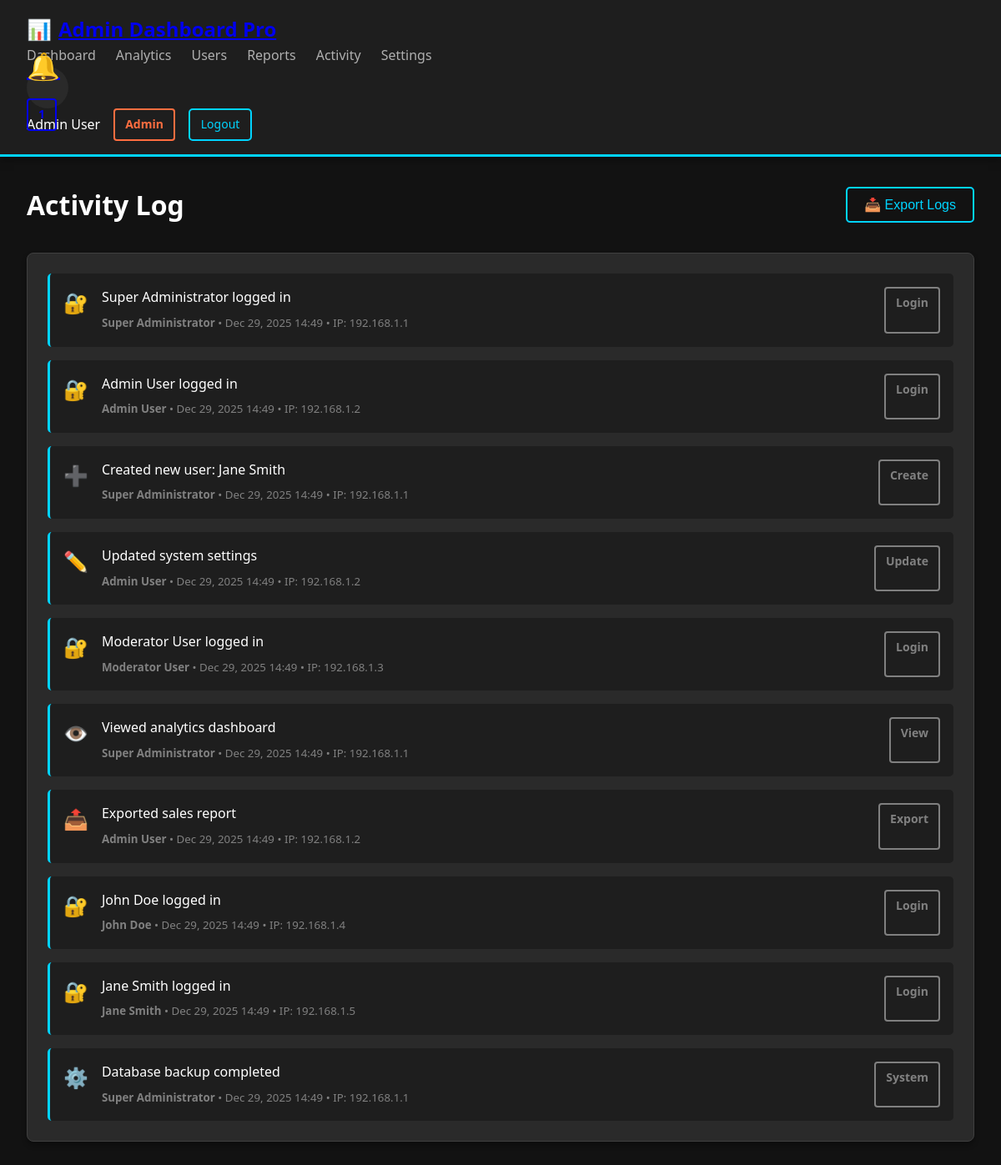
/activity.php (signed in), run on an earlier commit of the app's database.
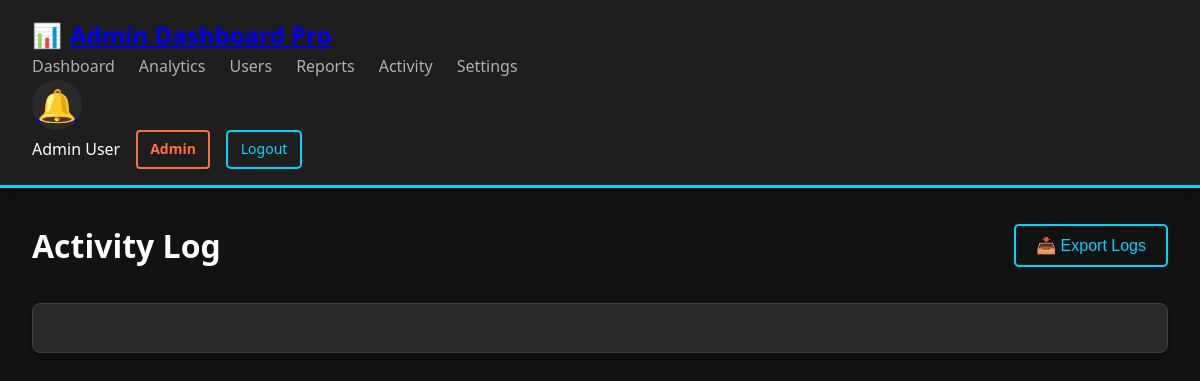
And on a later commit of the database.
### tables this page shows
CREATE TABLE activity_logs (
    id INT PRIMARY KEY AUTO_INCREMENT,
    user_id INT DEFAULT NULL,

    activity_type ENUM(
        'login',
        'logout',
        'create',
        'update',
        'delete',
        'view',
        'export',
        'import',
        'system'
    ) NOT NULL,

    activity_description TEXT NOT NULL,
    ip_address VARCHAR(45) DEFAULT NULL,
    user_agent TEXT DEFAULT NULL,
    created_at TIMESTAMP DEFAULT CURRENT_TIMESTAMP,

    FOREIGN KEY (user_id) REFERENCES users(id) ON DELETE SET NULL,

    INDEX idx_user_id (user_id),
    INDEX idx_activity_type (activity_type),
    INDEX idx_created_at (created_at)
);

CREATE TABLE users (
    id INT PRIMARY KEY AUTO_INCREMENT,
    username VARCHAR(50) UNIQUE NOT NULL,
    email VARCHAR(100) UNIQUE NOT NULL,
    password VARCHAR(255) NOT NULL,
    full_name VARCHAR(100) NOT NULL,
    role ENUM('super_admin', 'admin', 'moderator', 'user') DEFAULT 'user',
    avatar VARCHAR(255) DEFAULT NULL,
    status ENUM('active', 'inactive', 'suspended') DEFAULT 'active',
    login_attempts INT DEFAULT 0,
    locked_until DATETIME DEFAULT NULL,
    last_login DATETIME DEFAULT NULL,
    created_at TIMESTAMP DEFAULT CURRENT_TIMESTAMP,
    updated_at TIMESTAMP DEFAULT CURRENT_TIMESTAMP ON UPDATE CURRENT_TIMESTAMP,

    INDEX idx_username (username),
    INDEX idx_email (email),
    INDEX idx_role (role),
    INDEX idx_status (status)
);

### includes/functions.php (called while the page is built, shortened)
<?php
function isAdmin() {
    return isset($_SESSION['role']) && ($_SESSION['role'] === ROLE_SUPER_ADMIN || $_SESSION['role'] === ROLE_ADMIN);
}
function getActivityLogs($limit = 50, $userId = null, $activityType = null) {
    global $conn;
    $sql = "SELECT al.*, u.username, u.full_name
            FROM activity_logs al
            LEFT JOIN users u ON al.user_id = u.id
            WHERE 1=1";
    $sql .= " ORDER BY al.created_at DESC LIMIT " . intval($limit);
    return mysqli_query($conn, $sql);
}
function getUnreadNotificationCount($userId) {
    global $conn;
    $stmt = mysqli_prepare($conn, "SELECT COUNT(*) as count FROM notifications WHERE user_id = ? AND is_read = FALSE");
    mysqli_stmt_bind_param($stmt, "i", $userId);
    mysqli_stmt_execute($stmt);
    $result = mysqli_stmt_get_result($stmt);
    $row = mysqli_fetch_assoc($result);
    return $row['count'];
}
function formatDateTime($datetime) {
    return date('M d, Y H:i', strtotime($datetime));
}
function timeAgo($datetime) {
    $timestamp = strtotime($datetime);
    $diff = time() - $timestamp;
    if ($diff < 60) {
        return $diff . ' seconds ago';
    } elseif ($diff < 3600) {
        return floor($diff / 60) . ' minutes ago';
    } elseif ($diff < 86400) {
        return floor($diff / 3600) . ' hours ago';
    } elseif ($diff < 604800) {
        return floor($diff / 86400) . ' days ago';
    } else {
        return formatDateTime($datetime);
    }
}
function getRoleBadge($role) {
    $badges = [
        'super_admin' => 'danger',
        'admin' => 'warning',
        'moderator' => 'info',
        'user' => 'secondary'
    ];
    return isset($badges[$role]) ? $badges[$role] : 'secondary';
}
function getStatusBadge($status) {
    $badges = [
        'active' => 'success',
        'inactive' => 'secondary',
        'suspended' => 'danger',
        'pending' => 'warning',
        'processing' => 'info',
        'completed' => 'success',
        'failed' => 'danger'
    ];
    return isset($badges[$status]) ? $badges[$status] : 'secondary';
}
function getActivityIcon($type) {
    $icons = [
        'login' => '🔐',
        'logout' => '🚪',
        'create' => '➕',
        'update' => '✏️',
        'delete' => '🗑️',
        'view' => '👁️',
        'export' => '📤',
        'import' => '📥',
        'system' => '⚙️'
    ];
    return isset($icons[$type]) ? $icons[$type] : '📋';
}
?>

### activity.php (the view, shortened to what this page needs)
<?php
require_once 'includes/config.php';
require_once 'includes/functions.php';
$activityLogs = getActivityLogs(100);
?>
<!DOCTYPE html>
<html lang="en">
<head>
    <link rel="stylesheet" href="css/style.css">
</head>
<body>
    <?php include 'includes/navbar.php'; ?>
    <div class="container">
        <div class="page-header">
            <h1>Activity Log</h1>
            <button class="btn btn-outline" onclick="exportLogs()">📥 Export Logs</button>
        </div>
        <div class="card">
            <div class="card-body">
                <div class="activity-list">
                    <?php while ($activity = mysqli_fetch_assoc($activityLogs)): ?>
                        <div class="activity-item">
                            <div class="activity-icon"><?php echo getActivityIcon($activity['activity_type']); ?></div>
                            <div class="activity-content">
                                <p><?php echo htmlspecialchars($activity['activity_description']); ?></p>
                                <small>
                                    <strong><?php echo htmlspecialchars($activity['full_name'] ?? 'System'); ?></strong> •
                                    <?php echo timeAgo($activity['created_at']); ?> •
                                    IP: <?php echo htmlspecialchars($activity['ip_address']); ?>
                                </small>
                            </div>
                            <span class="badge badge-<?php echo getStatusBadge($activity['activity_type']); ?>">
                                <?php echo ucfirst($activity['activity_type']); ?>
                            </span>
                        </div>
                    <?php endwhile; ?>
                </div>
            </div>
        </div>
    </div>
</body>
</html>

### includes/navbar.php
<?php
$unreadCount = getUnreadNotificationCount($_SESSION['user_id']);
?>
<nav class="navbar">
    <div class="navbar-container">
        <div class="navbar-brand">
            <span class="logo">📊</span>
            <a href="index.php"><?php echo SITE_NAME; ?></a>
        </div>
        <ul class="navbar-menu">
            <li><a href="index.php" class="active">Dashboard</a></li>
            <li><a href="analytics.php">Analytics</a></li>
            <?php if (isAdmin()): ?>
                <li><a href="users.php">Users</a></li>
            <?php endif; ?>
            <li><a href="reports.php">Reports</a></li>
            <li><a href="activity.php">Activity</a></li>
            <?php if (isAdmin()): ?>
                <li><a href="settings.php">Settings</a></li>
            <?php endif; ?>
        </ul>
        <div class="navbar-actions">
            <div class="notification-icon">
                <a href="notifications.php">
                    🔔
                    <?php if ($unreadCount > 0): ?>
                        <span class="badge"><?php echo $unreadCount; ?></span>
                    <?php endif; ?>
                </a>
            </div>
            <div class="user-menu">
                <span class="user-name"><?php echo $_SESSION['full_name']; ?></span>
                <span class="user-role badge badge-<?php echo getRoleBadge($_SESSION['role']); ?>">
                    <?php echo ucfirst(str_replace('_', ' ', $_SESSION['role'])); ?>
                </span>
                <a href="logout.php" class="btn btn-outline btn-sm">Logout</a>
            </div>
        </div>
    </div>
</nav>

### css/style.css (style rules this page uses)
:root { --bg-primary: #121212; --bg-secondary: #1e1e1e; --bg-card: #2a2a2a; --text-primary: #ffffff; --text-secondary: #b0b0b0; --text-muted: #808080; --border-color: #404040; --color-blue: #00d4ff; --color-purple: #bb86fc; --color-pink: #ff4081; --color-green: #03dac6; --color-orange: #ff6e40; --color-yellow: #ffd740; --color-red: #cf6679; --color-cyan: #00d4ff; }
* { margin: 0; padding: 0; box-sizing: border-box; }
body { font-family: 'Segoe UI', Tahoma, Geneva, Verdana, sans-serif; background-color: var(--bg-primary); color: var(--text-primary); line-height: 1.6; }
.navbar { background-color: var(--bg-secondary); border-bottom: 3px solid var(--color-blue); padding: 1rem 2rem; display: flex; justify-content: space-between; align-items: center; box-shadow: 0 2px 10px rgba(0, 0, 0, 0.5); }
.navbar-brand { color: var(--text-primary); text-decoration: none; font-size: 1.5rem; font-weight: bold; display: flex; align-items: center; gap: 0.5rem; }
.navbar-menu { display: flex; gap: 1.5rem; align-items: center; list-style: none; }
.navbar-menu a { color: var(--text-secondary); text-decoration: none; transition: color 0.3s; }
.notification-icon { position: relative; font-size: 1.5rem; cursor: pointer; }
.user-menu { display: flex; gap: 1rem; align-items: center; }
.container { max-width: 1400px; margin: 2rem auto; padding: 0 2rem; }
.page-header { display: flex; justify-content: space-between; align-items: center; margin-bottom: 2rem; }
.page-header h1 { color: var(--text-primary); font-size: 2rem; }
.card { background-color: var(--bg-card); border: 1px solid var(--border-color); border-radius: 8px; margin-bottom: 1.5rem; box-shadow: 0 4px 6px rgba(0, 0, 0, 0.3); transition: transform 0.3s, box-shadow 0.3s; }
.card-body { padding: 1.5rem; }
.btn { padding: 0.625rem 1.25rem; border: none; border-radius: 5px; cursor: pointer; text-decoration: none; display: inline-block; font-size: 1rem; transition: all 0.3s; color: var(--text-primary); }
.btn-outline { background-color: transparent; border: 2px solid var(--color-blue); color: var(--color-blue); }
.btn-sm { padding: 0.4rem 0.8rem; font-size: 0.875rem; }
.badge { padding: 0.375rem 0.75rem; border-radius: 4px; font-size: 0.875rem; font-weight: 600; border: 2px solid; display: inline-block; }
.badge-warning { background-color: transparent; border-color: var(--color-orange); color: var(--color-orange); }
.notification-icon { font-size: 2rem; background-color: var(--bg-card); width: 50px; height: 50px; display: flex; align-items: center; justify-content: center; border-radius: 50%; }
.badge-secondary { background-color: transparent; border-color: var(--text-muted); color: var(--text-muted); }
.activity-list { display: flex; flex-direction: column; gap: 1rem; }
.activity-item { display: flex; gap: 1rem; padding: 1rem; background-color: var(--bg-secondary); border-left: 3px solid var(--color-blue); border-radius: 5px; transition: background-color 0.2s; }
.activity-icon { font-size: 1.5rem; }
.activity-content { flex: 1; }
.activity-content p { color: var(--text-primary); margin-bottom: 0.25rem; }
.activity-content small { color: var(--text-muted); }

What changed in the data, as far as the page shows it:
removed activity_logs: activity_type "🔐", activity_description "Super Administrator logged in", user.full_name "Super Administrator", created_at "Dec 29, 2025 14:49", ip_address "192.168.1.1", activity_type "Login"
removed activity_logs: activity_type "🔐", activity_description "Admin User logged in", user.full_name "Admin User", created_at "Dec 29, 2025 14:49", ip_address "192.168.1.2", activity_type "Login"
removed activity_logs: activity_type "➕", activity_description "Created new user: Jane Smith", user.full_name "Super Administrator", created_at "Dec 29, 2025 14:49", ip_address "192.168.1.1", activity_type "Create"
removed activity_logs: activity_type "✏️", activity_description "Updated system settings", user.full_name "Admin User", created_at "Dec 29, 2025 14:49", ip_address "192.168.1.2", activity_type "Update"
removed activity_logs: activity_type "🔐", activity_description "Moderator User logged in", user.full_name "Moderator User", created_at "Dec 29, 2025 14:49", ip_address "192.168.1.3", activity_type "Login"
removed activity_logs: activity_type "👁️", activity_description "Viewed analytics dashboard", user.full_name "Super Administrator", created_at "Dec 29, 2025 14:49", ip_address "192.168.1.1", activity_type "View"
removed activity_logs: activity_type "📤", activity_description "Exported sales report", user.full_name "Admin User", created_at "Dec 29, 2025 14:49", ip_address "192.168.1.2", activity_type "Export"
removed activity_logs: activity_type "🔐", activity_description "John Doe logged in", user.full_name "John Doe", created_at "Dec 29, 2025 14:49", ip_address "192.168.1.4", activity_type "Login"
removed activity_logs: activity_type "🔐", activity_description "Jane Smith logged in", user.full_name "Jane Smith", created_at "Dec 29, 2025 14:49", ip_address "192.168.1.5", activity_type "Login"
removed activity_logs: activity_type "⚙️", activity_description "Database backup completed", user.full_name "Super Administrator", created_at "Dec 29, 2025 14:49", ip_address "192.168.1.1", activity_type "System"
Also different on the page:
$unreadCount: "1" → (not shown)
